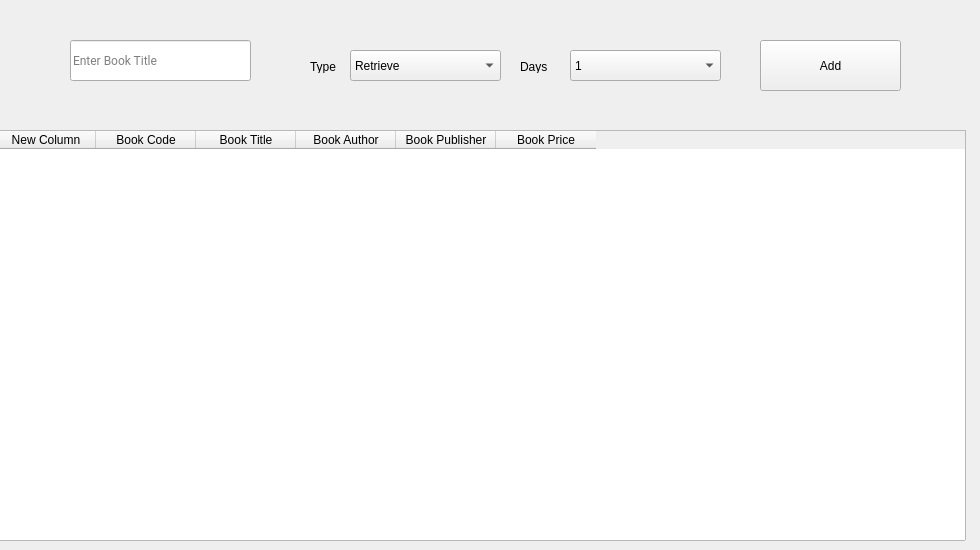
    <widget class="QWidget" name="tab_4">
     <attribute name="title">
      <string>Page</string>
     </attribute>
     <widget class="QTableWidget" name="tableWidget">
      <property name="geometry">
       <rect>
        <x>-5</x>
        <y>130</y>
        <width>971</width>
        <height>411</height>
       </rect>
      </property>
      <column>
       <property name="text">
        <string>New Column</string>
       </property>
      </column>
      <column>
       <property name="text">
        <string>Book Code</string>
       </property>
      </column>
      <column>
       <property name="text">
        <string>Book Title</string>
       </property>
      </column>
      <column>
       <property name="text">
        <string>Book Author</string>
       </property>
      </column>
      <column>
       <property name="text">
        <string>Book Publisher</string>
       </property>
      </column>
      <column>
       <property name="text">
        <string>Book Price</string>
       </property>
      </column>
     </widget>
     <widget class="QLineEdit" name="lineEdit">
      <property name="geometry">
       <rect>
        <x>70</x>
        <y>40</y>
        <width>181</width>
        <height>41</height>
       </rect>
      </property>
      <property name="font">
       <font>
        <family>Roboto</family>
       </font>
      </property>
      <property name="placeholderText">
       <string>Enter Book Title</string>
      </property>
     </widget>
     <widget class="QLabel" name="label">
      <property name="geometry">
       <rect>
        <x>310</x>
        <y>60</y>
        <width>47</width>
        <height>13</height>
       </rect>
      </property>
      <property name="text">
       <string>Type</string>
      </property>
     </widget>
     <widget class="QLabel" name="label_2">
      <property name="geometry">
       <rect>
        <x>520</x>
        <y>60</y>
        <width>47</width>
        <height>13</height>
       </rect>
      </property>
      <property name="text">
       <string>Days</string>
      </property>
     </widget>
     <widget class="QComboBox" name="comboBox_9">
      <property name="geometry">
       <rect>
        <x>350</x>
        <y>50</y>
        <width>151</width>
        <height>31</height>
       </rect>
      </property>
      <item>
       <property name="text">
        <string>Retrieve</string>
       </property>
      </item>
      <item>
       <property name="text">
        <string>Rent</string>
       </property>
      </item>
     </widget>
     <widget class="QComboBox" name="comboBox_10">
      <property name="geometry">
       <rect>
        <x>570</x>
        <y>50</y>
        <width>151</width>
        <height>31</height>
       </rect>
      </property>
      <item>
       <property name="text">
        <string>1</string>
       </property>
      </item>
      <item>
       <property name="text">
        <string>2</string>
       </property>
      </item>
      <item>
       <property name="text">
        <string>3</string>
       </property>
      </item>
      <item>
       <property name="text">
        <string>4</string>
       </property>
      </item>
      <item>
       <property name="text">
        <string>5</string>
       </property>
      </item>
      <item>
       <property name="text">
        <string>6</string>
       </property>
      </item>
      <item>
       <property name="text">
        <string>7</string>
       </property>
      </item>
     </widget>
     <widget class="QPushButton" name="pushButton_17">
      <property name="geometry">
       <rect>
        <x>760</x>
        <y>40</y>
        <width>141</width>
        <height>51</height>
       </rect>
      </property>
      <property name="text">
       <string>Add</string>
      </property>
     </widget>
    </widget>
